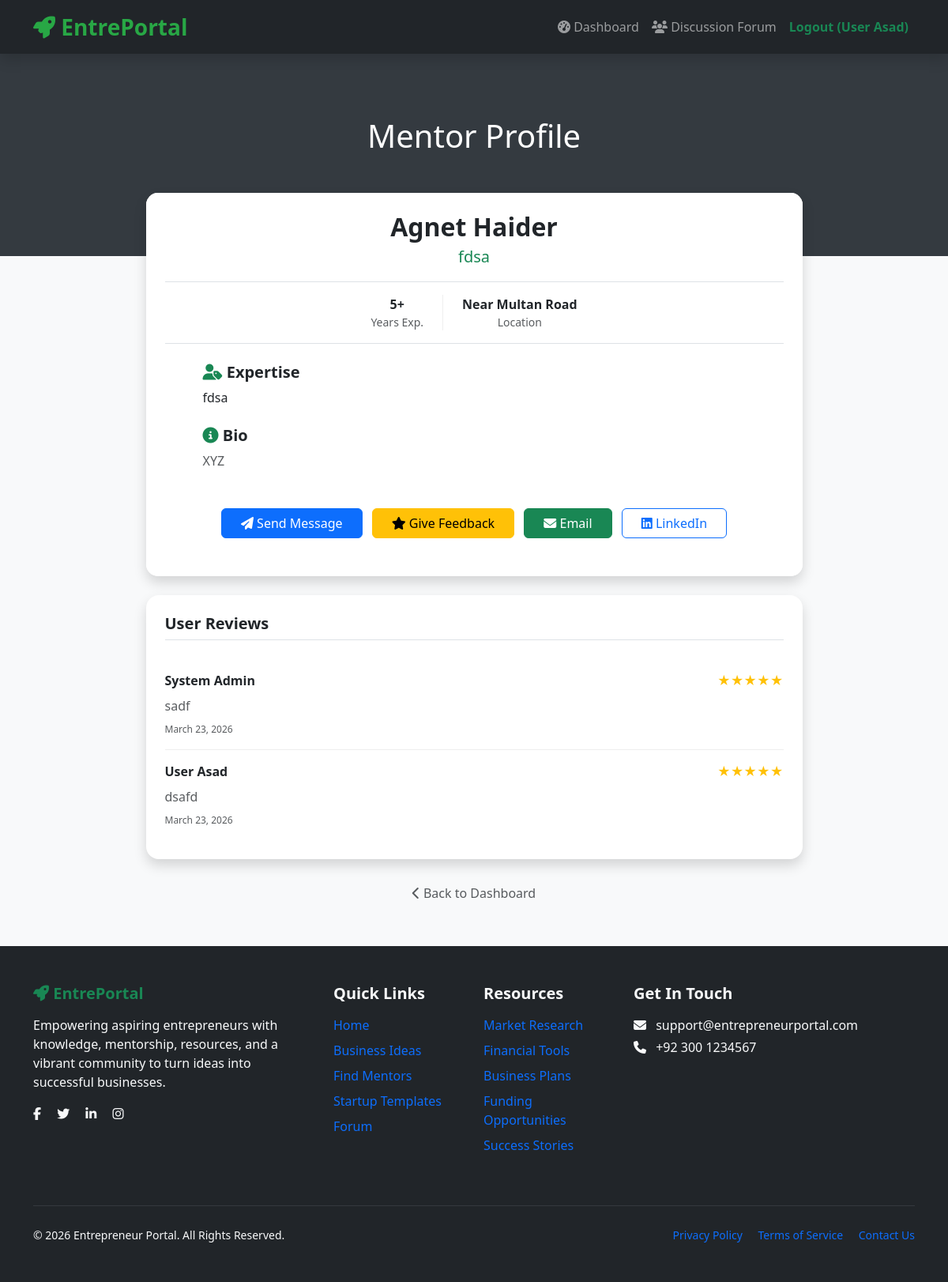
The app's page /user/view-profile.php?id=2 (signed in) with its own data.
### tables this page shows
CREATE TABLE `agents` (
  `id` int(11) NOT NULL,
  `user_id` int(11) NOT NULL,
  `business_domain` varchar(150) NOT NULL,
  `experience_years` int(11) DEFAULT NULL,
  `expertise` text DEFAULT NULL,
  `linkedin_profile` varchar(255) DEFAULT NULL,
  `profile_completed` tinyint(1) DEFAULT 0,
  `created_at` timestamp NOT NULL DEFAULT current_timestamp(),
  `updated_at` timestamp NOT NULL DEFAULT current_timestamp() ON UPDATE current_timestamp()
);

CREATE TABLE `users` (
  `id` int(11) NOT NULL,
  `full_name` varchar(100) NOT NULL,
  `email` varchar(100) NOT NULL,
  `password` varchar(255) NOT NULL,
  `phone` varchar(20) DEFAULT NULL,
  `bio` text DEFAULT NULL,
  `location` varchar(100) DEFAULT NULL,
  `role` enum('user','agent','admin') NOT NULL DEFAULT 'user',
  `status` enum('pending','approved','rejected') NOT NULL DEFAULT 'pending',
  `created_at` timestamp NOT NULL DEFAULT current_timestamp()
);

CREATE TABLE `feedback` (
  `id` int(11) NOT NULL,
  `user_id` int(11) DEFAULT NULL,
  `agent_id` int(11) DEFAULT NULL,
  `message` text DEFAULT NULL,
  `rating` int(11) DEFAULT NULL,
  `created_at` timestamp NOT NULL DEFAULT current_timestamp()
);

### user/view-profile.php (the view, shortened to what this page needs)
<?php
include 'config.php';
$id = isset($_GET['id']) ? (int)$_GET['id'] : 0;
$query = "SELECT u.*, a.id as agent_table_id, a.business_domain, a.experience_years, a.expertise, a.linkedin_profile
          FROM users u
          JOIN agents a ON u.id = a.user_id
          WHERE u.id = $id AND u.role = 'agent'";
$result = mysqli_query($conn, $query);
$mentor = mysqli_fetch_assoc($result);
$agent_id = $mentor['agent_table_id'];
$feedback_query = mysqli_query($conn, "SELECT f.*, u.full_name
                                       FROM feedback f
                                       JOIN users u ON f.user_id = u.id
                                       WHERE f.agent_id = $agent_id
                                       ORDER BY f.created_at DESC");
?>
<!DOCTYPE html>
<html lang="en">
<head>
    <link href="https://cdn.jsdelivr.net/npm/bootstrap@5.3.3/dist/css/bootstrap.min.css" rel="stylesheet">
    <link href="https://cdnjs.cloudflare.com/ajax/libs/font-awesome/6.5.1/css/all.min.css" rel="stylesheet">
</head>
<body>
<?php include 'navbar.php'; ?>
<div class="profile-header text-center">
    <div class="container">
        <h1>Mentor Profile</h1>
    </div>
</div>
<div class="container mb-5">
    <div class="row justify-content-center">
        <div class="col-lg-9">
            <div class="card shadow profile-card">
                <div class="card-body p-0">
                    <div class="p-4 text-center bg-white">
                        <h2 class="fw-bold mb-1"><?= htmlspecialchars($mentor['full_name']) ?></h2>
                        <p class="text-success fs-5 mb-3"><?= htmlspecialchars($mentor['business_domain']) ?></p>
                        <div class="d-flex justify-content-center border-top border-bottom py-3 mb-4">
                            <div class="px-4 stat-box">
                                <strong><?= $mentor['experience_years'] ?>+</strong>
                                <div class="small text-muted">Years Exp.</div>
                            </div>
                            <div class="px-4 stat-box">
                                <strong><?= htmlspecialchars($mentor['location'] ?? 'Remote') ?></strong>
                                <div class="small text-muted">Location</div>
                            </div>
                        </div>
                        <div class="text-start px-md-5">
                            <h5 class="fw-bold"><i class="fas fa-user-tag text-success"></i> Expertise</h5>
                            <p><?= nl2br(htmlspecialchars($mentor['expertise'])) ?></p>
                            <h5 class="fw-bold mt-4"><i class="fas fa-info-circle text-success"></i> Bio</h5>
                            <p class="text-muted"><?= nl2br(htmlspecialchars($mentor['bio'])) ?></p>
                        </div>
                        <div class="mt-5 pb-4">
                            <button type="button" class="btn btn-primary px-4 me-2" data-bs-toggle="modal" data-bs-target="#messageModal">
                                <i class="fas fa-paper-plane"></i> Send Message
                            </button>
                            <button type="button" class="btn btn-warning px-4 me-2" data-bs-toggle="modal" data-bs-target="#feedbackModal">
                                <i class="fas fa-star"></i> Give Feedback
                            </button>
                            <a href="mailto:<?= $mentor['email'] ?>" class="btn btn-success px-4">
                                <i class="fas fa-envelope"></i> Email
                            </a>
                            <?php if(!empty($mentor['linkedin_profile'])): ?>
                                <a href="<?= htmlspecialchars($mentor['linkedin_profile']) ?>" target="_blank" class="btn btn-outline-primary px-4 ms-2">
                                    <i class="fab fa-linkedin"></i> LinkedIn
                                </a>
                            <?php endif; ?>
                        </div>
                    </div>
                </div>
            </div>
            <div class="card shadow border-0 mt-4 rounded-4">
                <div class="card-body p-4">
                    <h5 class="fw-bold mb-4 border-bottom pb-2">User Reviews</h5>
                    <?php if(mysqli_num_rows($feedback_query) > 0): ?>
                        <?php while($f = mysqli_fetch_assoc($feedback_query)): ?>
                            <div class="feedback-item">
                                <div class="d-flex justify-content-between">
                                    <strong><?= htmlspecialchars($f['full_name']) ?></strong>
                                    <div class="star-rating">
                                        <?php for($i=1; $i<=5; $i++) echo ($i <= $f['rating']) ? '★' : '☆'; ?>
                                    </div>
                                </div>
                                <p class="text-muted mt-2 mb-1"><?= nl2br(htmlspecialchars($f['message'])) ?></p>
                                <small class="text-muted" style="font-size: 0.75rem;"><?= date('F j, Y', strtotime($f['created_at'])) ?></small>
                            </div>
                        <?php endwhile; ?>
                    <?php else: ?>
                        <p class="text-muted text-center py-3">No reviews yet. Be the first to give feedback!</p>
                    <?php endif; ?>
                </div>
            </div>
            <div class="text-center mt-4">
                <a href="dashboard-user.php" class="btn btn-link text-muted text-decoration-none">
                    <i class="fas fa-chevron-left"></i> Back to Dashboard
                </a>
            </div>
        </div>
    </div>
</div>
<?php include 'footer.php'; ?>
</body>
</html>

### user/view-profile.php (style rules this page uses)
body { background: #f8f9fa; }
.profile-header { background: #343a40; color: white; padding: 80px 0 120px 0; }
.profile-card { margin-top: -80px; border-radius: 15px; overflow: hidden; border: none; }
.stat-box { border-right: 1px solid #eee; }
.stat-box:last-child { border-right: none; }
.star-rating { color: #ffc107; }
.feedback-item { border-bottom: 1px solid #eee; padding: 15px 0; }
.feedback-item:last-child { border-bottom: none; }

### user/navbar.php (style rules this page uses)
:root { --primary: #28a745; --dark: #212529; }

### records on screen
agents: user.full_name "Agnet Haider", business_domain "fdsa", experience_years "5", user.location "Near Multan Road", expertise "fdsa", user.bio "XYZ"
feedback: user.full_name "System Admin", message "sadf", created_at "March 23, 2026"
feedback: user.full_name "User Asad", message "dsafd", created_at "March 23, 2026"

### other values on screen
$_SESSION['full_name'] "User Asad"
